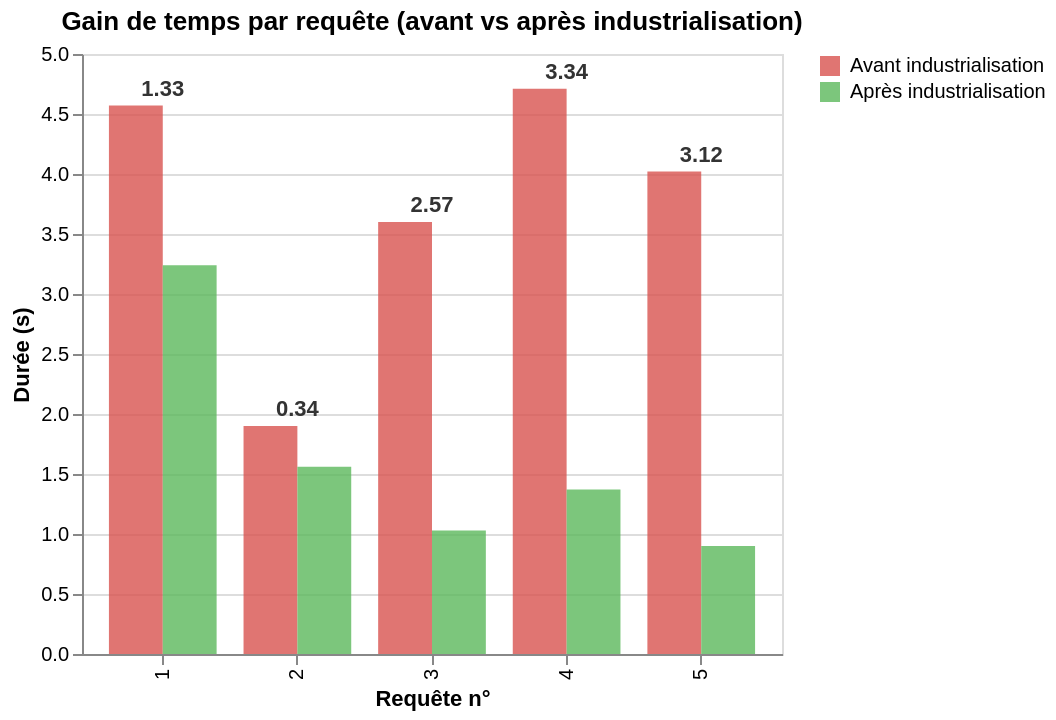

The notebook cell this image was saved under:
### Code cell
# graphique : avant / après + gain
df_long = df.melt(
    id_vars="requete",
    value_vars=["duration_before_indus", "duration_after_indus"],
    var_name="statut",
    value_name="duration"
)

barres = alt.Chart(df_long).mark_bar(opacity=0.8).encode(
    x=alt.X("requete:O", title="Requête n°"),
    y=alt.Y("duration:Q", title="Durée (s)"),
    color=alt.Color(
        "statut:N",
        title="",
        scale=alt.Scale(
            domain=["duration_before_indus", "duration_after_indus"],
            range=["#d9534f", "#5cb85c"]
        ),
        legend=alt.Legend(labelExpr=(
            "datum.label === 'duration_before_indus' ? 'Avant industrialisation' : 'Après industrialisation'"
        ))
    ),
    xOffset="statut:N",
    tooltip=["requete:O", "statut:N", alt.Tooltip("duration:Q", format=".2f")]
)

texte_gain = alt.Chart(df).mark_text(dy=-8, fontSize=11, fontWeight="bold", color="#333").encode(
    x=alt.X("requete:O"),
    y=alt.Y("duration_before_indus:Q"),
    text=alt.Text("gain:Q", format=".2f")
)

(barres + texte_gain).properties(
    title="Gain de temps par requête (avant vs après industrialisation)",
    width=350
)

### Figure 1 — Vega-Lite specification as saved in the notebook (floating-point values rounded to 4 significant figures)
{"config": {"view": {"continuousWidth": 300, "continuousHeight": 300}}, "layer": [{"data": {"name": "data-9823202d3019f3d5260a728102f9367b"}, "mark": {"type": "bar", "opacity": 0.8}, "encoding": {"color": {"field": "statut", "legend": {"labelExpr": "datum.label === 'duration_before_indus' ? 'Avant industrialisation' : 'Après industrialisation'"}, "scale": {"domain": ["duration_before_indus", "duration_after_indus"], "range": ["#d9534f", "#5cb85c"]}, "title": "", "type": "nominal"}, "tooltip": [{"field": "requete", "type": "ordinal"}, {"field": "statut", "type": "nominal"}, {"field": "duration", "format": ".2f", "type": "quantitative"}], "x": {"field": "requete", "title": "Requête n°", "type": "ordinal"}, "xOffset": {"field": "statut", "type": "nominal"}, "y": {"field": "duration", "title": "Durée (s)", "type": "quantitative"}}}, {"data": {"name": "data-739b7abaa6e88b42223c9d936d880129"}, "mark": {"type": "text", "color": "#333", "dy": -8, "fontSize": 11, "fontWeight": "bold"}, "encoding": {"text": {"field": "gain", "format": ".2f", "type": "quantitative"}, "x": {"field": "requete", "type": "ordinal"}, "y": {"field": "duration_before_indus", "type": "quantitative"}}}], "title": "Gain de temps par requête (avant vs après industrialisation)", "width": 350, "$schema": "https://vega.github.io/schema/vega-lite/v6.4.1.json", "datasets": {"data-9823202d3019f3d5260a728102f9367b": [{"requete": 1, "statut": "duration_before_indus", "duration": 4.57}, {"requete": 2, "statut": "duration_before_indus", "duration": 1.9}, {"requete": 3, "statut": "duration_before_indus", "duration": 3.6}, {"requete": 4, "statut": "duration_before_indus", "duration": 4.71}, {"requete": 5, "statut": "duration_before_indus", "duration": 4.02}, {"requete": 1, "statut": "duration_after_indus", "duration": 3.24}, {"requete": 2, "statut": "duration_after_indus", "duration": 1.56}, {"requete": 3, "statut": "duration_after_indus", "duration": 1.03}, {"requete": 4, "statut": "duration_after_indus", "duration": 1.37}, {"requete": 5, "statut": "duration_after_indus", "duration": 0.9}], "data-739b7abaa6e88b42223c9d936d880129": [{"duration_before_indus": 4.57, "duration_after_indus": 3.24, "requete": 1, "gain": 1.33}, {"duration_before_indus": 1.9, "duration_after_indus": 1.56, "requete": 2, "gain": 0.34}, {"duration_before_indus": 3.6, "duration_after_indus": 1.03, "requete": 3, "gain": 2.57}, {"duration_before_indus": 4.71, "duration_after_indus": 1.37, "requete": 4, "gain": 3.34}, {"duration_before_indus": 4.02, "duration_after_indus": 0.9, "requete": 5, "gain": 3.12}]}}
